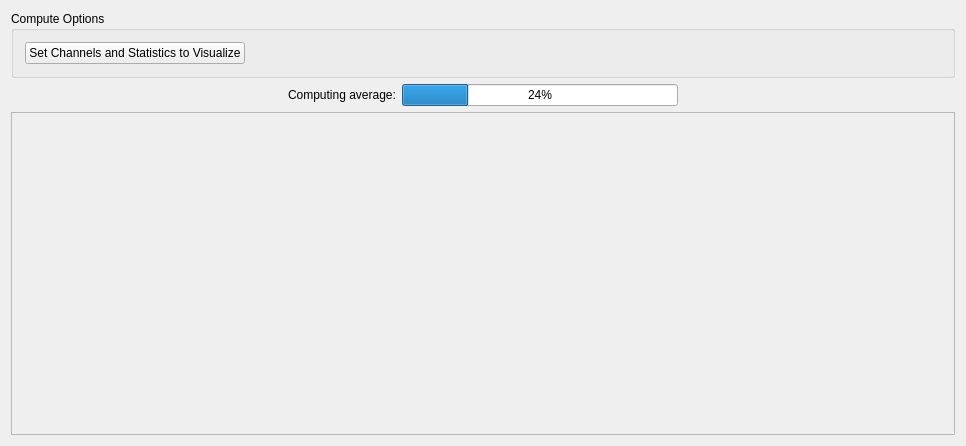
<?xml version="1.0" encoding="UTF-8"?>
<ui version="4.0">
 <class>AwEpochAverageWidgetUi</class>
 <widget class="QWidget" name="AwEpochAverageWidgetUi">
  <property name="geometry">
   <rect>
    <x>0</x>
    <y>0</y>
    <width>966</width>
    <height>446</height>
   </rect>
  </property>
  <property name="windowTitle">
   <string>Averaging and statistics</string>
  </property>
  <property name="windowIcon">
   <iconset>
    <normaloff>:/images/AnyWave_icon.png</normaloff>:/images/AnyWave_icon.png</iconset>
  </property>
  <layout class="QVBoxLayout" name="verticalLayout_3">
   <item>
    <widget class="QGroupBox" name="groupBox">
     <property name="title">
      <string>Compute Options</string>
     </property>
     <layout class="QHBoxLayout" name="horizontalLayout_3">
      <item>
       <layout class="QHBoxLayout" name="horizontalLayout_2">
        <item>
         <widget class="QPushButton" name="buttonEditStats">
          <property name="text">
           <string>Set Channels and Statistics to Visualize</string>
          </property>
         </widget>
        </item>
        <item>
         <spacer name="horizontalSpacer_3">
          <property name="orientation">
           <enum>Qt::Horizontal</enum>
          </property>
          <property name="sizeHint" stdset="0">
           <size>
            <width>40</width>
            <height>20</height>
           </size>
          </property>
         </spacer>
        </item>
       </layout>
      </item>
     </layout>
    </widget>
   </item>
   <item>
    <layout class="QHBoxLayout" name="horizontalLayout">
     <item>
      <spacer name="horizontalSpacer">
       <property name="orientation">
        <enum>Qt::Horizontal</enum>
       </property>
       <property name="sizeHint" stdset="0">
        <size>
         <width>40</width>
         <height>20</height>
        </size>
       </property>
      </spacer>
     </item>
     <item>
      <widget class="QLabel" name="labelProgress">
       <property name="text">
        <string>Computing average:</string>
       </property>
      </widget>
     </item>
     <item>
      <widget class="QProgressBar" name="progressBar">
       <property name="value">
        <number>24</number>
       </property>
      </widget>
     </item>
     <item>
      <spacer name="horizontalSpacer_2">
       <property name="orientation">
        <enum>Qt::Horizontal</enum>
       </property>
       <property name="sizeHint" stdset="0">
        <size>
         <width>40</width>
         <height>20</height>
        </size>
       </property>
      </spacer>
     </item>
    </layout>
   </item>
   <item>
    <widget class="QScrollArea" name="scrollArea">
     <property name="widgetResizable">
      <bool>true</bool>
     </property>
     <widget class="QWidget" name="scrollAreaWidgetContents">
      <property name="geometry">
       <rect>
        <x>0</x>
        <y>0</y>
        <width>946</width>
        <height>333</height>
       </rect>
      </property>
      <layout class="QVBoxLayout" name="verticalLayout_2">
       <item>
        <layout class="QVBoxLayout" name="verticalLayout"/>
       </item>
      </layout>
     </widget>
    </widget>
   </item>
  </layout>
 </widget>
 <layoutdefault spacing="6" margin="11"/>
 <resources>
  <include location="../../../resources/AnyWave.qrc"/>
 </resources>
 <connections/>
</ui>
